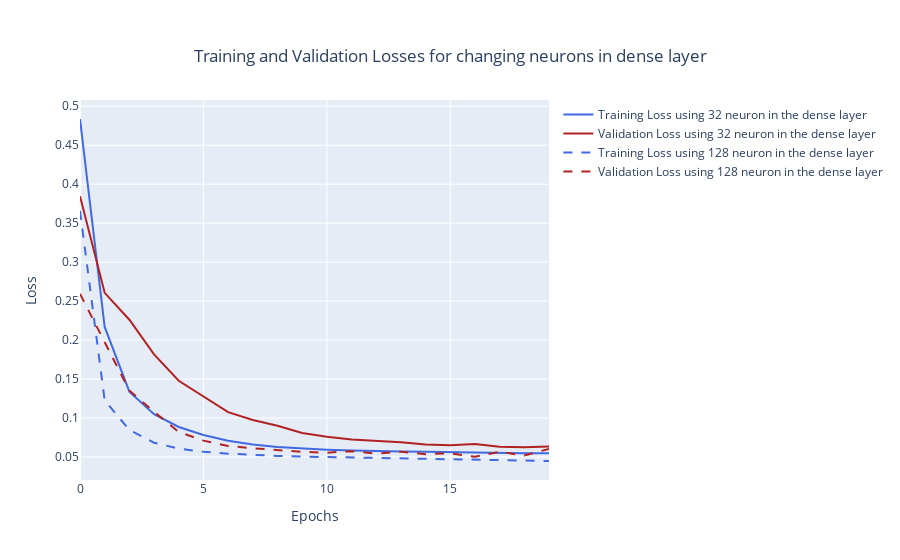

Notebook source saved alongside this figure:
### Code cell
loss1 = history1.history['loss']
val_loss1 = history1.history['val_loss']
loss2 = history2.history['loss']
val_loss2 = history2.history['val_loss']
fig = go.Figure()
fig.add_trace(go.Scatter(x=np.arange(len(loss1)), y=loss1,
                    name='Training Loss using 32 neuron in the dense layer', line=dict(color='royalblue')))
fig.add_trace(go.Scatter(x=np.arange(len(val_loss1)), y=val_loss1,
                    name='Validation Loss using 32 neuron in the dense layer', line = dict(color='firebrick')))
fig.add_trace(go.Scatter(x=np.arange(len(loss2)), y=loss2,
                    name='Training Loss using 128 neuron in the dense layer', line=dict(color='royalblue', dash='dash')))
fig.add_trace(go.Scatter(x=np.arange(len(val_loss2)), y=val_loss2,
                    name='Validation Loss using 128 neuron in the dense layer', line = dict(color='firebrick', dash='dash')))
fig.update_layout(xaxis_title='Epochs',
                  yaxis_title='Loss',
                  title={'text': "Training and Validation Losses for changing neurons in dense layer",
                                                'x':0.5,
                                                'xanchor': 'center',
                                                'yanchor': 'top'})
iplot(fig)

### Figure 1 — Plotly figure (JSON) as saved in the notebook; plotly's stock layout.template omitted (floating-point values rounded to 4 significant figures)
{"data": [{"line": {"color": "royalblue"}, "name": "Training Loss using 32 neuron in the dense layer", "type": "scatter", "x": [0, 1, 2, 3, 4, 5, 6, 7, 8, 9, 10, 11, 12, 13, 14, 15, 16, 17, 18, 19], "y": [0.4837, 0.2169, 0.1338, 0.1049, 0.08849, 0.07812, 0.07085, 0.06607, 0.06279, 0.06067, 0.05937, 0.05831, 0.05736, 0.05717, 0.0566, 0.05592, 0.05541, 0.05514, 0.05474, 0.05472]}, {"line": {"color": "firebrick"}, "name": "Validation Loss using 32 neuron in the dense layer", "type": "scatter", "x": [0, 1, 2, 3, 4, 5, 6, 7, 8, 9, 10, 11, 12, 13, 14, 15, 16, 17, 18, 19], "y": [0.3846, 0.2606, 0.2261, 0.1816, 0.1478, 0.1276, 0.1075, 0.09746, 0.09005, 0.08079, 0.07598, 0.07248, 0.07119, 0.06903, 0.06594, 0.06502, 0.0665, 0.06319, 0.06236, 0.06331]}, {"line": {"color": "royalblue", "dash": "dash"}, "name": "Training Loss using 128 neuron in the dense layer", "type": "scatter", "x": [0, 1, 2, 3, 4, 5, 6, 7, 8, 9, 10, 11, 12, 13, 14, 15, 16, 17, 18, 19], "y": [0.3658, 0.1227, 0.08463, 0.06831, 0.06076, 0.05658, 0.05428, 0.05264, 0.05129, 0.05049, 0.04988, 0.04903, 0.04853, 0.0478, 0.04755, 0.0468, 0.04638, 0.04588, 0.0454, 0.04483]}, {"line": {"color": "firebrick", "dash": "dash"}, "name": "Validation Loss using 128 neuron in the dense layer", "type": "scatter", "x": [0, 1, 2, 3, 4, 5, 6, 7, 8, 9, 10, 11, 12, 13, 14, 15, 16, 17, 18, 19], "y": [0.2593, 0.1973, 0.1353, 0.108, 0.08214, 0.07098, 0.06409, 0.06122, 0.05895, 0.05653, 0.05552, 0.05742, 0.05442, 0.05673, 0.05362, 0.05458, 0.05037, 0.05672, 0.0518, 0.06041]}], "layout": {"title": {"text": "Training and Validation Losses for changing neurons in dense layer", "x": 0.5, "xanchor": "center", "yanchor": "top"}, "xaxis": {"title": {"text": "Epochs"}}, "yaxis": {"title": {"text": "Loss"}}}}
